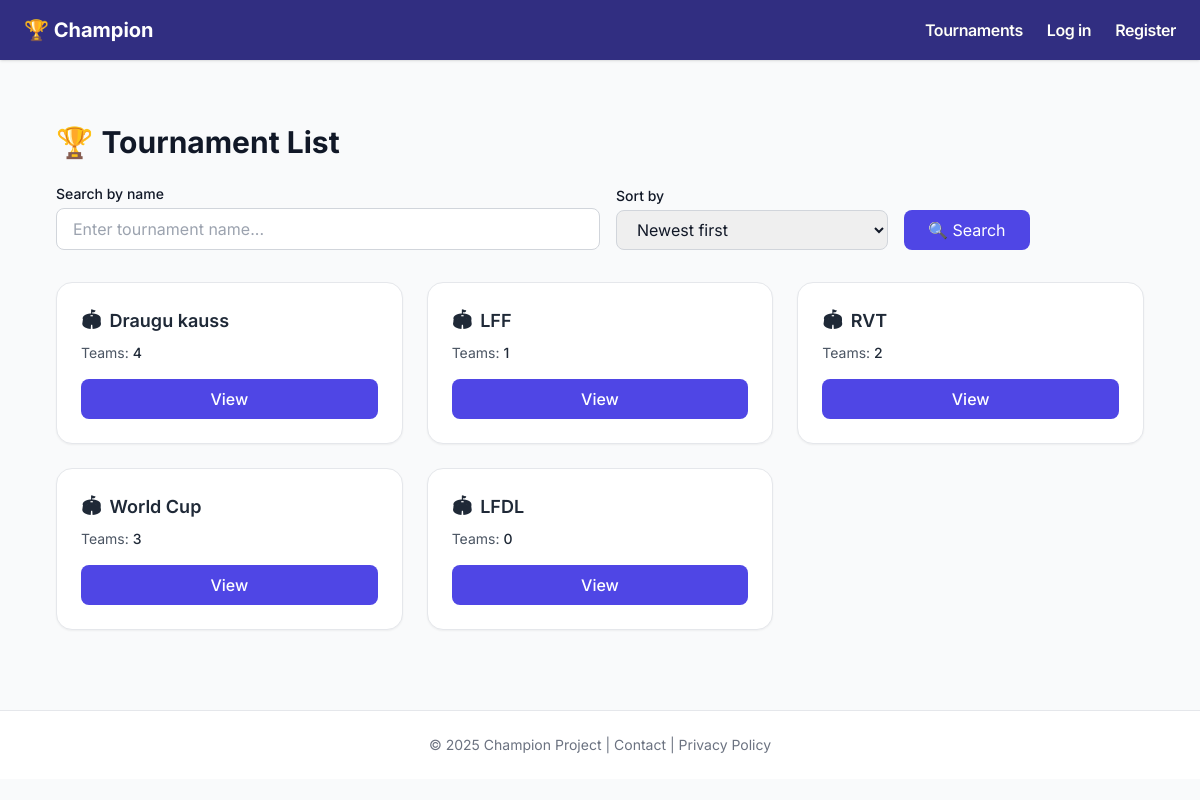
/tournaments, run on the app's committed database.
### app/models.py (models this page shows, shortened)
class Tournament(db.Model):
    id = db.Column(db.Integer, primary_key=True)
    name = db.Column(db.String(100), nullable=False)
    start_date = db.Column(db.Date, nullable=True)
    location = db.Column(db.String(100), nullable=True)
    format = db.Column(db.String(50), nullable=True)
    max_teams = db.Column(db.Integer, nullable=True)
    description = db.Column(db.Text, nullable=True)
    date_created = db.Column(db.DateTime, default=datetime.utcnow)
    creator_id = db.Column(
        db.Integer,
        db.ForeignKey('user.id', ondelete='CASCADE', name='fk_tournament_creator'),
        nullable=True
    )
    teams = db.relationship('Team', backref='tournament', lazy=True, cascade='all, delete-orphan', passive_deletes=True)
    matches = db.relationship('Match', backref='tournament', lazy=True, cascade='all, delete-orphan', passive_deletes=True)

### app/routes.py (the view)
@app.route('/tournaments')
def view_tournaments():
    search = request.args.get('search', '').strip()
    sort = request.args.get('sort', 'date_desc')
    query = Tournament.query
    if search:
        query = query.filter(Tournament.name.ilike(f'%{search}%'))
    if sort == 'date_desc':
        query = query.order_by(Tournament.date_created.desc())
    elif sort == 'date_asc':
        query = query.order_by(Tournament.date_created.asc())
    elif sort == 'name':
        query = query.order_by(Tournament.name.asc())
    elif sort == 'teams':
        query = query.outerjoin(Tournament.teams).group_by(Tournament.id).order_by(func.count().desc())
    tournaments = query.all()
    return render_template('tournaments.html', tournaments=tournaments)

### app/__init__.py (called while the page is built)
@app.context_processor
def inject_translations():
    return dict(_=_)

### app/templates/tournaments.html (shortened to what this page needs)
{% extends "base.html" %}
{% block content %}
<div class="mt-6 px-4 animate-fade-in">
    <h1 class="text-3xl font-bold mb-6 flex items-center gap-2">
        🏆 <span>{{ _('Tournament List') }}</span>
    </h1>
    <form method="get" class="mb-8 flex flex-col md:flex-row md:items-end gap-4">
        <div class="flex flex-col w-full md:w-1/2">
            <label for="search" class="text-sm font-medium mb-1">{{ _('Search by name') }}</label>
            <input type="text" name="search" id="search" value="{{ request.args.get('search', '') }}"
                   class="px-4 py-2 rounded-lg border border-gray-300 focus:ring-2 focus:ring-indigo-400 focus:outline-none"
                   placeholder="{{ _('Enter tournament name...') }}">
        </div>
        <div class="flex flex-col w-full md:w-1/4">
            <label for="sort" class="text-sm font-medium mb-1">{{ _('Sort by') }}</label>
            <select name="sort" id="sort"
                    class="px-4 py-2 rounded-lg border border-gray-300 focus:ring-2 focus:ring-indigo-400 focus:outline-none">
                <option value="date_desc" {% if request.args.get('sort') == 'date_desc' %}selected{% endif %}>{{ _('Newest first') }}</option>
            </select>
        </div>
        <div>
            <button type="submit"
                    class="mt-1 md:mt-0 px-6 py-2 bg-indigo-600 text-white rounded-lg hover:bg-indigo-700 transition">
                🔍 {{ _('Search') }}
            </button>
        </div>
    </form>
    {% if tournaments %}
    <div class="grid grid-cols-1 sm:grid-cols-2 lg:grid-cols-3 gap-6">
        {% for tournament in tournaments %}
        <div class="bg-white rounded-2xl shadow-sm hover:shadow-lg hover:scale-[1.02] transition-all duration-300 border border-gray-200 p-6 flex flex-col justify-between">
            <div class="mb-4">
                <h3 class="text-lg font-semibold text-gray-800 mb-2 flex items-center gap-2">
                    🏟 <span>{{ tournament.name }}</span>
                </h3>
                <p class="text-sm text-gray-600">
                    {{ _('Teams') }}: <span class="font-medium text-gray-800">{{ tournament.teams|length }}</span>
                </p>
            </div>
            <a href="{{ url_for('tournament_page', tournament_id=tournament.id) }}"
               class="mt-auto inline-block text-center px-4 py-2 bg-indigo-600 text-white font-medium rounded-lg hover:bg-indigo-700 transition">
                {{ _('View') }}
            </a>
        </div>
        {% endfor %}
    </div>
    {% else %}
    <p class="text-gray-500 italic mt-4">{{ _('No results found for the selected criteria.') }}</p>
    {% endif %}
</div>
{% endblock %}

### app/templates/base.html (style rules this page uses)
body { font-family: 'Inter', sans-serif; -webkit-font-smoothing: antialiased; -moz-osx-font-smoothing: grayscale; }

### data on the page
Tournament: name "Draugu kauss", teams|length "4"
Tournament: name "LFF", teams|length "1"
Tournament: name "RVT", teams|length "2"
Tournament: name "World Cup", teams|length "3"
Tournament: name "LFDL", teams|length "0"

### other printed values
form field sort "Newest first"
